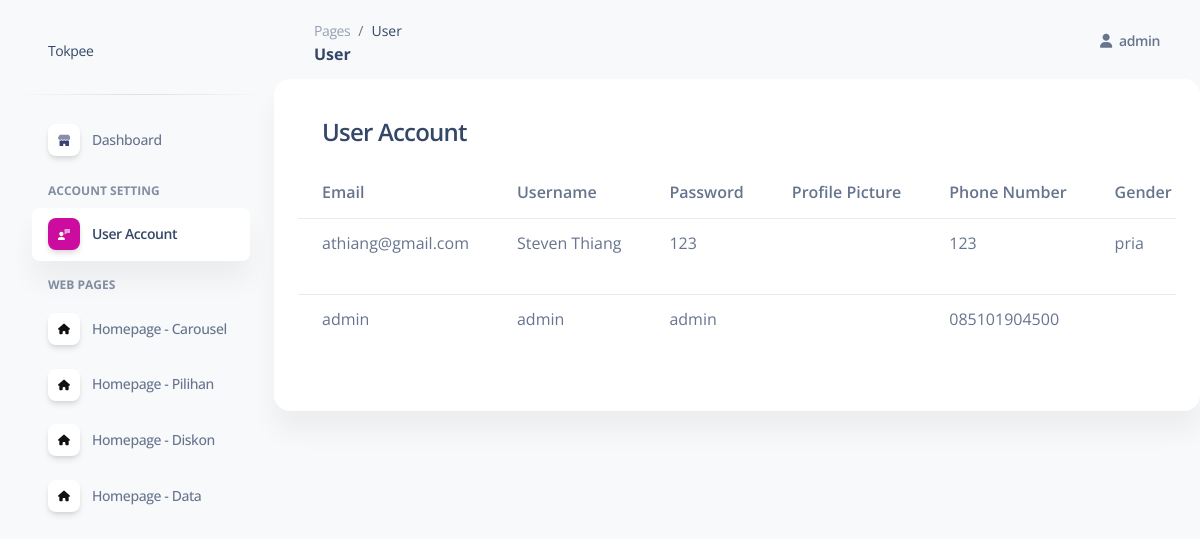
The page /Admin/pages/user.php (signed in) on the database its author committed.
### tables this page shows
CREATE TABLE `tbl_akun_user` (
  `user_id` int(11) NOT NULL,
  `username` varchar(225) NOT NULL,
  `email` varchar(225) NOT NULL,
  `user_profile` varchar(225) DEFAULT NULL,
  `no_hp` varchar(225) NOT NULL,
  `user_password` varchar(225) DEFAULT NULL,
  `date_created` varchar(225) NOT NULL,
  `tanggal_lahir` varchar(225) DEFAULT NULL,
  `alamat` varchar(225) DEFAULT NULL,
  `jenis_kelamin` varchar(225) DEFAULT NULL
);

### Admin/pages/user.php (the view, shortened to what this page needs)
<!DOCTYPE html>
<html lang="en">
<head>
  <?php
    require_once('../Layout/head.php');
    require_once('../php/connection.php');
  ?>
</head>
<body class="g-sidenav-show  bg-gray-100">
    <aside class="sidenav navbar navbar-vertical navbar-expand-xs border-0 border-radius-xl my-3 fixed-start ms-3 " id="sidenav-main">
      <div class="sidenav-header">
          <a class="navbar-brand m-0" href="dashboard.php">
          <span class="ont-weight-bold">Tokpee</span>
          </a>
      </div>
      <hr class="horizontal dark mt-0">
      <div class="collapse navbar-collapse  w-auto  max-height-vh-100 h-100" id="sidenav-collapse-main">
          <ul class="navbar-nav">
            <li class="nav-item">
                <a class="nav-link " href="dashboard.php">
                <div class="icon icon-shape icon-sm shadow border-radius-md bg-white text-center me-2 d-flex align-items-center justify-content-center">
                </div>
                <span class="nav-link-text ms-1">Dashboard</span>
                </a>
            </li>
            <li class="nav-item mt-3">
                <h6 class="ps-4 ms-2 text-uppercase text-xs font-weight-bolder opacity-6">Account Setting</h6>
            </li>
            <li class="nav-item">
                <a class="nav-link active" href="user.php">
                <div class="icon icon-shape icon-sm shadow border-radius-md bg-white text-center me-2 d-flex align-items-center justify-content-center">
                </div>
                <span class="nav-link-text ms-1">User Account</span>
                </a>
            </li>
            <li class="nav-item mt-3">
                <h6 class="ps-4 ms-2 text-uppercase text-xs font-weight-bolder opacity-6">Web pages</h6>
            </li>
            <li class="nav-item">
                <a class="nav-link" href="HomepageCarousel.php">
                <div class="icon icon-shape icon-sm shadow border-radius-md bg-white text-center me-2 d-flex align-items-center justify-content-center">
                </div>
                <span class="nav-link-text ms-1">Homepage - Carousel</span>
                </a>
            </li>
            <li class="nav-item">
                <a class="nav-link  " href="HomepagePilihan.php">
                <div class="icon icon-shape icon-sm shadow border-radius-md bg-white text-center me-2 d-flex align-items-center justify-content-center">
                </div>
                <span class="nav-link-text ms-1">Homepage - Pilihan</span>
                </a>
            </li>
            <li class="nav-item">
                <a class="nav-link " href="HomepageKejarDiskon.php">
                <div class="icon icon-shape icon-sm shadow border-radius-md bg-white text-center me-2 d-flex align-items-center justify-content-center">
                </div>
                <span class="nav-link-text ms-1">Homepage - Diskon</span>
                </a>
            </li>
            <li class="nav-item">
                <a class="nav-link" href="HomepageData.php">
                <div class="icon icon-shape icon-sm shadow border-radius-md bg-white text-center me-2 d-flex align-items-center justify-content-center">
                </div>
                <span class="nav-link-text ms-1">Homepage - Data</span>
                </a>
            </li>
          </ul>
      </div>
    </aside>
    <main class="main-content position-relative max-height-vh-100 h-100 mt-1 border-radius-lg ">
    <nav class="navbar navbar-main navbar-expand-lg px-0 mx-4 shadow-none border-radius-xl" id="navbarBlur" navbar-scroll="true">
      <div class="container-fluid py-1 px-3">
      <nav aria-label="breadcrumb">
          <ol class="breadcrumb bg-transparent mb-0 pb-0 pt-1 px-0 me-sm-6 me-5">
          <li class="breadcrumb-item text-sm"><a class="opacity-5 text-dark" href="javascript:;">Pages</a></li>
          <li class="breadcrumb-item text-sm text-dark active" aria-current="page">User</li>
          </ol>
          <h6 class="font-weight-bolder mb-0">User</h6>
      </nav>
      <div class="collapse navbar-collapse mt-sm-0 mt-2 me-md-0 me-sm-4" id="navbar">
          <ul class="navbar-nav  justify-content-end">
          <li class="nav-item d-flex align-items-center">
              <a href="sign-in.php" class="nav-link text-body font-weight-bold px-0">
              <i class="fa fa-user me-sm-1"></i>
              <span class="d-sm-inline d-none">
                  <?php
                    if (isset($_SESSION['loggedIn']) && $_SESSION['loggedIn'] === true) {
                      echo $_SESSION['admin_username'];
                    }
                    else{
                      echo "Sign In";
                    }
                  ?>
              </span>
              </a>
          </li>
          </ul>
      </div>
      </div>
    </nav>
    <div class="container-scroller">
      <div class="main-panel">
        <div class="content-wrapper">
          <div class="card" style="box-sizing:border-box">
          <div class="card-body">
            <h4 class="card-title" style="padding:12px 24px;">User Account</h4>
              <div class="table-responsive table-wrapper"  >
                <table class="table display" id="table">
                  <thead>
                    <tr>
                      <th>Email</th>
                      <th>Username</th>
                      <th>Password</th>
                      <th>Profile Picture</th>
                      <th>Phone Number</th>
                      <th>Gender</th>
                    </tr>
                  </thead>
                  <tbody>
                  <?php
                    $sql = "SELECT * FROM tbl_akun_user";
                    $result = $conn -> query($sql);
                    while($row = $result->fetch_assoc()) {
                      echo "<tr>";
                      echo "<td style='padding:12px 24px;'>{$row['email']} </td>";
                      echo "<td style='padding:12px 24px;'>{$row['username']} </td>";
                      echo "<td style='padding:12px 24px;'>{$row['user_password']} </td>";
                      $image= $row['user_profile'];
                      if (!empty($image) && file_exists("../../UploadImage/Profile/{$image}")) {
                        echo "<td><img style='width:100px' src='../../UploadImage/Profile/{$image}'></td>";
                      } else {
                        echo "<td></td>";
                      }
                      echo "<td style='padding:12px 24px;'>{$row['no_hp']} </td>";
                      echo "<td style='padding:12px 24px;'>{$row['jenis_kelamin']} </td>";
                      ?>
                        </tr>
                      <?php
                    }
                  ?>
                  </tbody>
                </table>
              </div>
            </div>
          </div>
        </div>
        <br>
</body>
</html>

### Admin/assets/css/nucleo-svg.css (style rules this page uses)
.icon { display: inline-block; color: #111111; height: 1em; width: 1em; }
.icon-sm { height: 0.8em; width: 0.8em; }
.icon { fill: currentColor; stroke: none; }

### rows shown on the page
tbl_akun_user: email "athiang@gmail.com", username "Steven Thiang", user_password "123", no_hp "123", jenis_kelamin "pria"
tbl_akun_user: email "admin", username "admin", user_password "admin", no_hp "085101904500"

### other values the page prints
$_SESSION['admin_username'] "admin"
